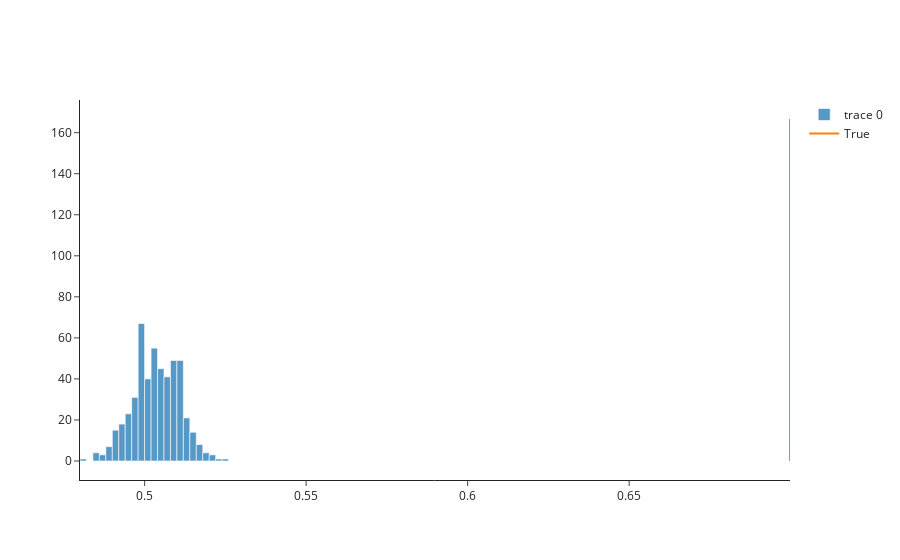

Notebook source saved alongside this figure:
### Code cell
# ===== 6. Permutation test =====
def permutation_test(df,n_perm=500):
    rng=np.random.RandomState(42); vals=[]
    for _ in range(n_perm):
        s=df.copy()
        s[RISK_COL]=rng.permutation(s[RISK_COL].values)
        m=CoxPHFitter()
        m.fit(s[[TIME_COL,EVENT_COL,RISK_COL]],duration_col=TIME_COL,event_col=EVENT_COL)
        vals.append(m.concordance_index_)
    return np.array(vals)

perm=permutation_test(df,500)
true_cindex=c_index_in_sample
print(true_cindex,perm.mean())

fig=go.Figure()
fig.add_trace(go.Histogram(x=perm,nbinsx=30,opacity=0.75))
fig.add_trace(go.Scatter(x=[true_cindex,true_cindex],y=[0,len(perm)/3],mode='lines',name='True'))
fig.update_layout(template='simple_white')
fig.show()

### Figure 1 — Plotly figure (JSON) as saved in the notebook; plotly's stock layout.template omitted (floating-point values rounded to 4 significant figures; data arrays with more than 128 entries replaced by an {"elided": "..."} marker saying what was removed)
{"data": [{"nbinsx": 30, "opacity": 0.75, "type": "histogram", "x": {"elided": "500 float values"}}, {"mode": "lines", "name": "True", "type": "scatter", "x": [0.6998, 0.6998], "y": [0, 166.7]}], "layout": {}}
